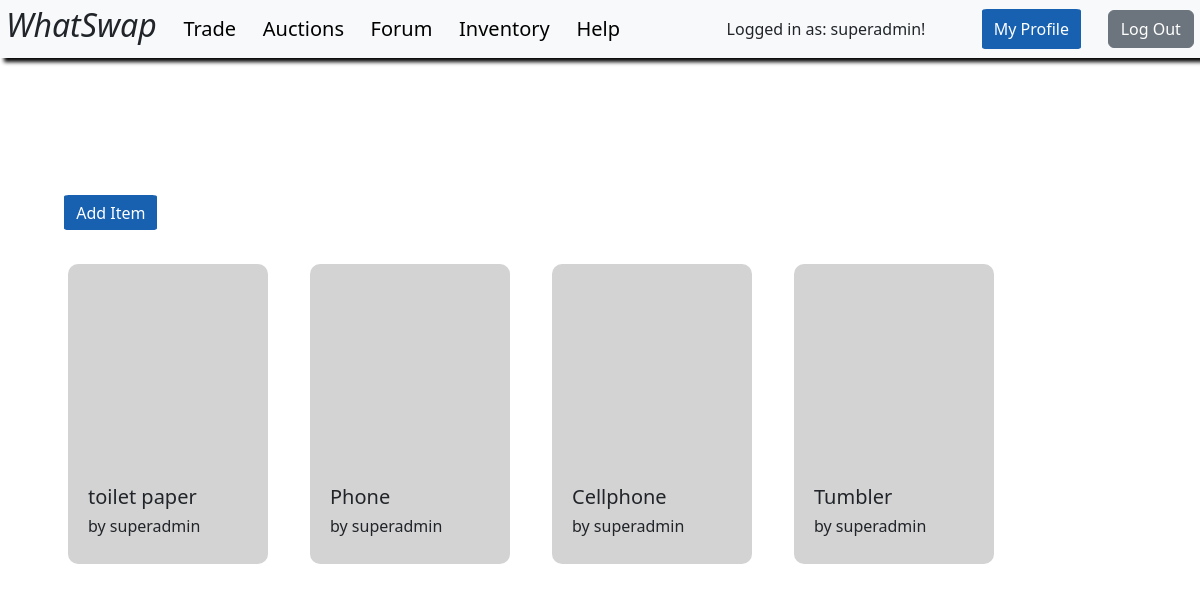
/profile/inventory/ (signed in), run on the app's committed database.
### main/models.py (models this page shows, shortened)
class Item(models.Model):
    owner = models.ForeignKey(User, on_delete=models.CASCADE,null=True, blank = True)
    item_name = models.CharField(max_length=100)
    item_desc = models.TextField(max_length=1000)
    image_url = models.CharField(max_length=4092,null=True, blank = True)
    created_at = models.DateTimeField(auto_now_add=True)

### main/views.py (the view)
# urls.py: path('profile/inventory/', views.inventory, name ='inventory'),
def inventory(request):
    items = Item.objects.filter(owner=request.user.id)
    return render(request,"profile/inventory.html",{'items':items})

### templates/profile/inventory.html (shortened to what this page needs)
<!DOCTYPE html>
<html lang="en">
<head>
    <link href="https://cdn.jsdelivr.net/npm/bootstrap@5.3.3/dist/css/bootstrap.min.css" rel="stylesheet">
</head>
<body>
    {% include "common/navbar.html"%}
    <div style="padding:3%">
        <div style="padding: 2%; margin-left: 10%; margin-right: 10%;"></div>
            <h1 style="color: white"><b>My Inventory</b></h1>
            {% if user.is_authenticated %}
                    <button class="btn btn-primary" style="height: 35px; border: none; background-color: #1761b0;"><a href = "/profile/add_item/" style="text-decoration: none; color: white">Add Item</a></button>
            {% endif %}
            <div style="display: grid; grid-template-columns: repeat(5, 1fr); gap: 10px; margin-top: 3%">
                {% for item in items %}
                    {% include "profile/inventory_item.html" %}
                {% endfor %}
            </div>
        </div>
</body>
</html>

### templates/common/logincheck.html (shortened to what this page needs)
{% block content %}
{% if user.is_authenticated %}
Logged in as: {{ user.username }}!
<button class="btn btn-primary" onclick="window.location.href = '/../profile'">My Profile</button>
<form action="{% url 'logout' %}" method="post">
  <button class="btn btn-secondary" type="submit">Log Out</button>
</form>
{% else %}
<a href="{% url 'login' %}">Log In</a>
{% endif %}
{% endblock %}

### templates/profile/inventory_item.html (shortened to what this page needs)
<ul>
    <div style="background-color: #d3d3d3; border-radius: 10px; display: flex; justify-content: center; flex-direction: column; text-align: left; height: 300px; width: 200px; padding: 20px;" onclick="window.location.href = '/profile/inventory/{{item.pk}}'">
        <div style="background-image: url('{{item.image_url}}'), url('https://www.svgrepo.com/show/451667/image-missing.svg');background-size:cover; width: 150px; height: 150px; margin: auto; border-radius: 10px">
        <br>
        </div>
        <h5>{{item.item_name}}</h5>
        <h6>by {{item.owner}}</h6>
    </div>
</ul>

### templates/common/styles.html (style rules this page uses)
.btn-primary { height: 40px; border: none; border-radius: 5%; background-color: #1761b0 !important; margin-left: 2.5%; }

### data on the page
Item: item_name "toilet paper", owner "superadmin"
Item: item_name "Phone", owner "superadmin"
Item: item_name "Cellphone", owner "superadmin"
Item: item_name "Tumbler", owner "superadmin"

### other printed values
{{ user.username }} "superadmin"
